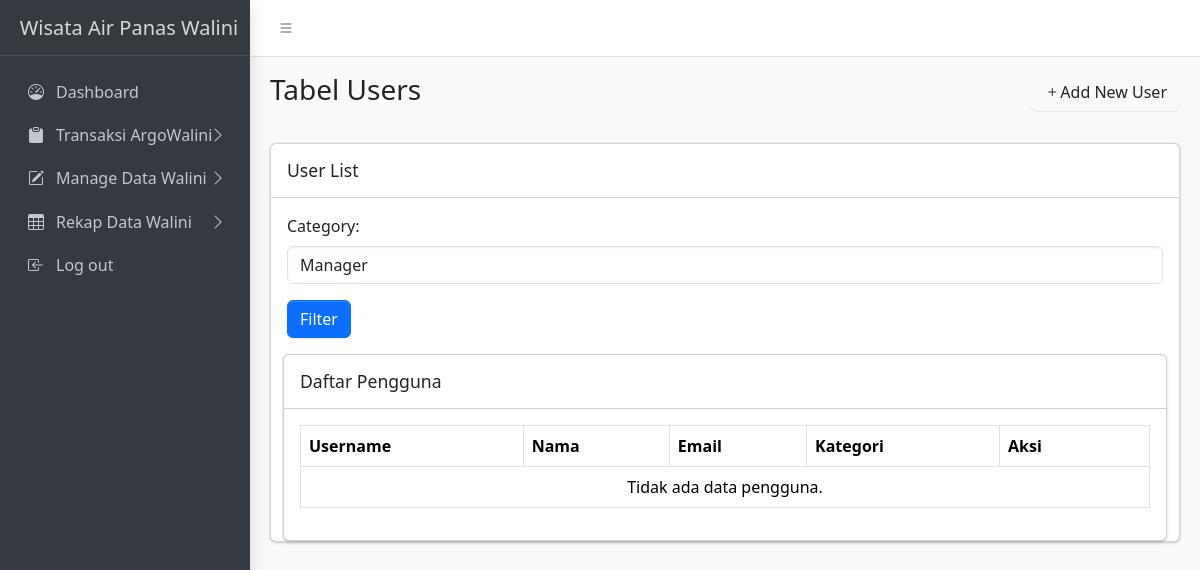
Page /admin/user.php?kategori=manager on the earlier database version.
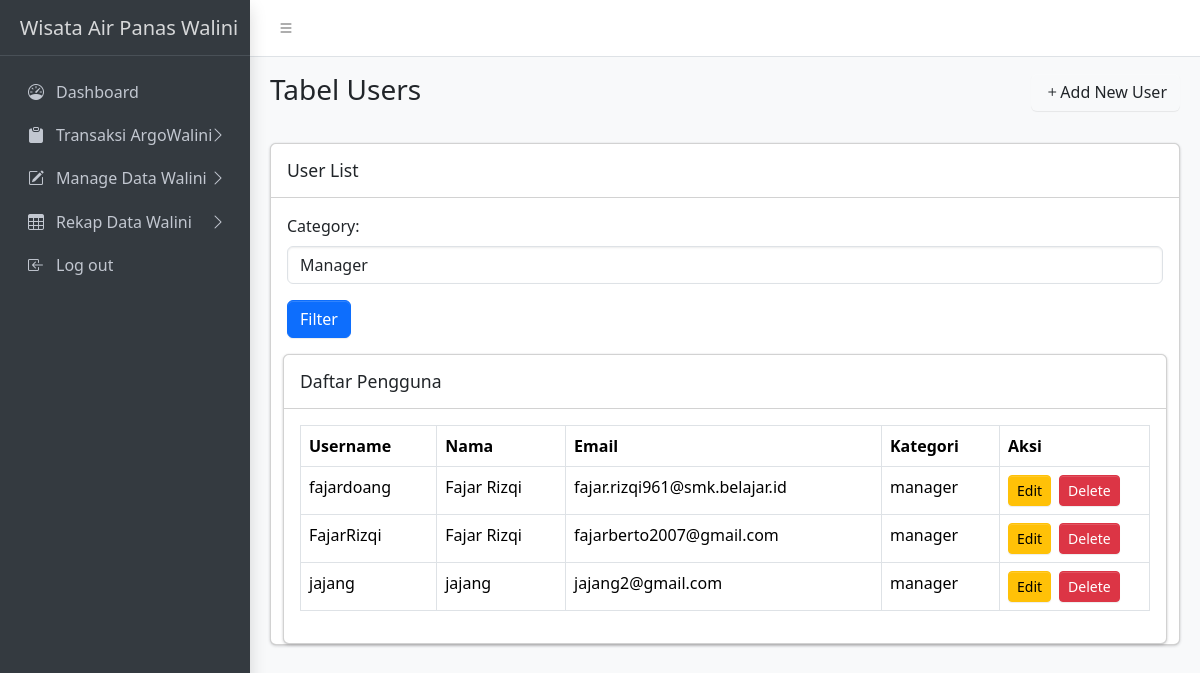
Same page on the later database version.
### tables this page shows
CREATE TABLE `users` (
  `id` int(11) NOT NULL,
  `name` varchar(100) NOT NULL,
  `username` varchar(50) NOT NULL,
  `email` varchar(100) NOT NULL,
  `kategori_user` enum('cashier','manager','administrator','officer','monitoring') NOT NULL,
  `password` varchar(255) NOT NULL,
  `created_at` timestamp NOT NULL DEFAULT current_timestamp()
);

### admin/user.php (the view, shortened to what this page needs)
<?php
require '../includes/db_connect.php';
$kategori = isset($_GET['kategori']) ? $_GET['kategori'] : '';
if ($kategori && $kategori !== '') {
    $sql = "SELECT name, username, email, kategori_user FROM users WHERE kategori_user = ?";
    $stmt = $conn->prepare($sql);
    $stmt->bind_param("s", $kategori);
    $stmt->execute();
    $result = $stmt->get_result();
} else {
    $sql = "SELECT name, username, email, kategori_user FROM users";
    $result = $conn->query($sql);
}
?>
<!DOCTYPE html>
<html lang="en">
<head>
    <link rel="stylesheet" href="https://cdn.jsdelivr.net/npm/@fontsource/source-sans-3@5.0.12/index.css">
    <link rel="stylesheet" href="https://cdn.jsdelivr.net/npm/overlayscrollbars@2.3.0/styles/overlayscrollbars.min.css">
    <link rel="stylesheet" href="https://cdn.jsdelivr.net/npm/bootstrap-icons@1.11.0/font/bootstrap-icons.min.css">
    <link rel="stylesheet" href="../assets/css/adminlte.css">
    <link rel="stylesheet" href="https://cdn.jsdelivr.net/npm/apexcharts@3.37.1/dist/apexcharts.css">
    <link rel="stylesheet" href="https://cdn.jsdelivr.net/npm/jsvectormap@1.5.3/dist/css/jsvectormap.min.css">
</head>
<body class="layout-fixed sidebar-expand-lg bg-body-tertiary">
    <div class="app-wrapper">
        <nav class="app-header navbar navbar-expand bg-body">
            <div class="container-fluid">
                <ul class="navbar-nav">
                    <li class="nav-item"> <a class="nav-link" data-lte-toggle="sidebar" href="#" role="button"> <i class="bi bi-list"></i> </a> </li>
                </ul>
            </div>
        </nav>
        <aside class="app-sidebar bg-body-secondary shadow" data-bs-theme="dark">
            <div class="sidebar-brand"> <a href="./index.html" class="brand-link"> <span class="brand-text fw-light">Wisata Air Panas Walini</span> </a> </div>
            <div class="sidebar-wrapper">
                <nav class="mt-2">
                    <ul class="nav sidebar-menu flex-column" data-lte-toggle="treeview" role="menu" data-accordion="false">
                        <li class="nav-item">
                            <a href="./index.html" class="nav-link" role="menuitem">
                                <i class="nav-icon bi bi-speedometer"></i>
                                <p>Dashboard</p>
                            </a>
                        </li>
                        <li class="nav-item">
                            <a href="#" class="nav-link" role="menuitem">
                                <i class="nav-icon bi bi-clipboard-fill"></i>
                                <p>Transaksi ArgoWalini
                                    <i class="nav-arrow bi bi-chevron-right"></i>
                                </p>
                            </a>
                        </li>
                        <li class="nav-item">
                            <a href="#" class="nav-link" role="menuitem">
                                <i class="nav-icon bi bi-pencil-square"></i>
                                <p>Manage Data Walini
                                </p>
                            </a>
                        </li>
                        <li class="nav-item">
                            <a href="#" class="nav-link" role="menuitem">
                                <i class="nav-icon bi bi-table"></i>
                                <p>Rekap Data Walini
                                </p>
                            </a>
                        </li>
                        <li class="nav-item">
                            <a href="./docs/introduction.html" class="nav-link" role="menuitem">
                                <i class="nav-icon bi bi-box-arrow-in-left"></i>
                                <p>Log out</p>
                            </a>
                        </li>
                    </ul>
                </nav>
            </div>
        </aside>
        <main class="app-main">
            <div class="app-content-header">
                <div class="container-fluid">
                    <div class="row">
                        <div class="col-sm-6">
                            <h3 class="mb-0">Tabel Users</h3>
                        </div>
                        <div class="col-sm-6 text-end">
                            <button class="btn btn-custom mb-3" data-bs-toggle="modal" data-bs-target="#addUserModal"><i class="bi bi-plus"></i>Add New User</button>
                        </div>
                    </div>
                </div>
            </div>
            <div class="app-content">
                <div class="container-fluid">
                    <div class="row">
                        <div class="col-md-12">
                            <div class="card mb-4">
                                <div class="card-header">
                                    <h3 class="card-title">User List</h3>
                                </div>
                                <div class="card-body">
                                    <form class="row g-3">
                                        <div class="col-12">
                                            <label for="filterCategory" class="form-label">Category:</label>
                                            <select name="kategori" id="filterkategori" class="form-control">
                                                <option value="manager" <?= $kategori === 'manager' ? 'selected' : '' ?>>Manager</option>
                                            </select>
                                        </div>
                                        <div class="col-md-4 align-self-end">
                                        <button type="submit" class="btn btn-primary">Filter</button>
                                    </div>
                                    </form>
                                </div>
                                <div class="container-fluid">
                                    <div class="card">
                                        <div class="card-header">
                                            <h3 class="card-title">Daftar Pengguna</h3>
                                        </div>
                                        <div class="card-body">
                                            <div class="table-responsive">
                                                <table class="table table-bordered">
                                                    <thead>
                                                        <tr>
                                                            <th>Username</th>
                                                            <th>Nama</th>
                                                            <th>Email</th>
                                                            <th>Kategori</th>
                                                            <th style="width: 150px">Aksi</th>
                                                        </tr>
                                                    </thead>
                                                    <tbody>
                                                        <?php if (mysqli_num_rows($result) > 0): ?>
                                                            <?php while ($row = mysqli_fetch_assoc($result)): ?>
                                                                <tr>
                                                                    <td><?= htmlspecialchars($row['username']); ?></td>
                                                                    <td><?= htmlspecialchars($row['name']); ?></td>
                                                                    <td><?= isset($row['email']) ? htmlspecialchars($row['email']) : 'Tidak Ada Data'; ?></td>
                                                                    <td><?= isset($row['kategori_user']) ? htmlspecialchars($row['kategori_user']) : 'Tidak Ada Data'; ?></td>
                                                                    <td>
                                                                        <div class="d-flex gap-2">
                                                                            <a href="#"
                                                                                class="btn btn-warning btn-sm"
                                                                                data-bs-toggle="modal"
                                                                                data-bs-target="#editUserModal"
                                                                                onclick="populateEditForm(<?= htmlspecialchars(json_encode($row)); ?>)">
                                                                                Edit
                                                                                </a>
                                                                            <a href="delete-user.php?id=<?= isset($row['id']) ? $row['id'] : ''; ?>" class="btn btn-danger btn-sm" onclick="return confirm('Yakin ingin menghapus pengguna ini?')">Delete</a>
                                                                        </div>
                                                                    </td>
                                                                </tr>
                                                            <?php endwhile; ?>
                                                        <?php else: ?>
                                                            <tr>
                                                                <td colspan="5" class="text-center">Tidak ada data pengguna.</td>
                                                            </tr>
                                                        <?php endif; ?>
                                                    </tbody>
                                                </table>
                                            </div>
                                        </div>
                                    </div>
                                </div>
                            </div>
                        </div>
                    </div>
                </div>
            </div>
        </main>
    </div>
</body>
</html>

Differences in the rows shown:
now on this page (row edited): users: username "fajardoang", name "Fajar Rizqi", email "fajar.rizqi961@smk.belajar.id", kategori_user "manager"
added users: username "FajarRizqi", name "Fajar Rizqi", email "fajarberto2007@gmail.com", kategori_user "manager"
added users: username "jajang", name "jajang", email "jajang2@gmail.com", kategori_user "manager"
Other differences:
text no longer shown: "Tidak ada data pengguna."
